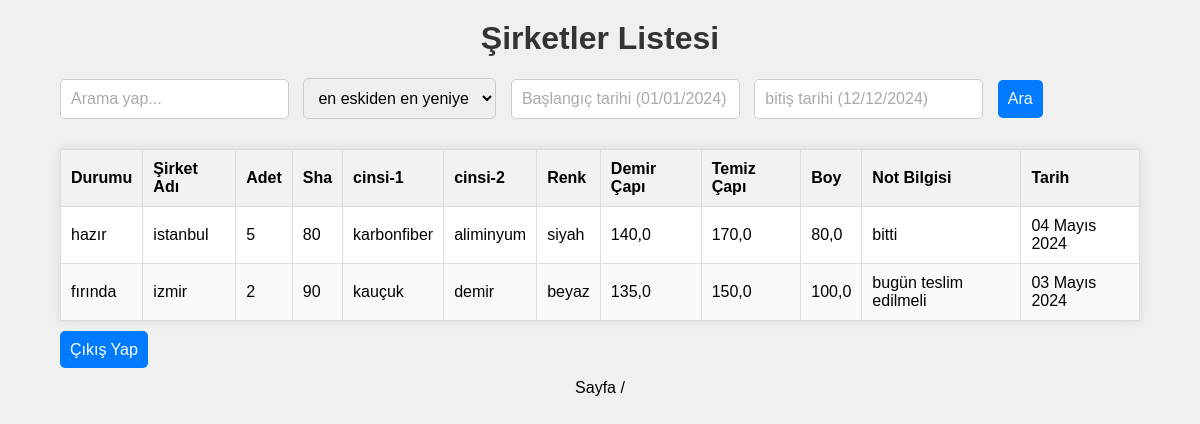
The app's page /search/ with its own data.
### patronlar/models.py (models this page shows, shortened)
class Firmalar(models.Model):
    firma_adi = models.CharField(max_length=100)
    telefon=models.FloatField()
    Adet = models.PositiveIntegerField()
    sha = models.PositiveIntegerField()
    cinsi_1 = models.CharField(max_length=100)
    cinsi_2 = models.CharField(max_length=100)
    renk = models.CharField(max_length=50)
    demir_capi = models.FloatField()
    temiz_capi = models.FloatField()
    boy = models.FloatField()
    kilo = models.FloatField()
    kilo_fiyati = models.DecimalField(max_digits=10, decimal_places=2)
    tutar = models.DecimalField(max_digits=10, decimal_places=2)
    durumu=models.TextField()
    not_bilgisi=models.TextField()
    muhasebe_not_bilgisi=models.TextField()
    tarih = models.DateField(auto_now_add=False)

### patronlar/views.py (the view, shortened to what this page needs)
# urls.py: path('search/', search, name='search'),
def search(request):
    query = request.GET.get('q')
    order_by = request.GET.get('order_by', '-tarih')
    start_date = request.GET.get('start_date')
    end_date = request.GET.get('end_date')
    firmalar = Firmalar.objects.all()
    firmalar = firmalar.order_by(order_by)
    return render(request, 'home.html', {'firmalar': firmalar})

### patronlar/templates/home.html (shortened to what this page needs)
<!DOCTYPE html>
<html lang="en">
<head>
</head>
<body>
<h1>Şirketler Listesi</h1>
<div class="ebat">
<form method="GET" action="{% url 'search' %}">
    <input type="text" name="q" placeholder="Arama yap...">
    <select name="order_by" >
        <option value="tarih">en eskiden en yeniye</option>
    </select>
    <input type="text" name="start_date" placeholder="Başlangıç tarihi (01/01/2024)">
    <input  type="text" name="end_date" placeholder="bitiş tarihi (12/12/2024)">
    <button type="submit">Ara</button>
</form>
<table>
  <thead>
    <tr>
      <th>Durumu</th>
      <th>Şirket Adı</th>
      <th>Adet</th>
      <th>Sha</th>
      <th>cinsi-1</th>
      <th>cinsi-2</th>
      <th>Renk</th>
      <th>Demir Çapı</th>
      <th>Temiz Çapı</th>
      <th>Boy</th>
      <th>Not Bilgisi</th>
      <th>Tarih</th>
    </tr>
  </thead>
  <tbody>
    {% for firma in firmalar %}
    <tr>
      <td>{{ firma.durumu }}</td>
      <td>{{ firma.firma_adi }}</td>
      <td>{{ firma.Adet }}</td>
      <td>{{ firma.sha }}</td>
      <td>{{ firma.cinsi_1 }}</td>
      <td>{{ firma.cinsi_2 }}</td>
      <td>{{ firma.renk }}</td>
      <td>{{ firma.demir_capi }}</td>
      <td>{{ firma.temiz_capi }}</td>
      <td>{{ firma.boy }}</td>
      <td class="not">{{ firma.not_bilgisi }}</td>
      <td>{{ firma.tarih }}</td>
    </tr>
    {% endfor %}
  </tbody>
</table>
<div>
  <a class="Çıkış" href="{% url 'logout' %}">Çıkış Yap</a>
</div>
</div>
<div class="pagination">
  <span  class="step-links">
    <span class="current">
      Sayfa {{ firmalar.number }} / {{ firmalar.paginator.num_pages }}
    </span>
  </span>
</div>
</body>
</html>

### patronlar/templates/home.html (style rules this page uses)
body { font-family: Arial, sans-serif; background-color: #f0f0f0; margin: 0; padding: 0; }
h1 { text-align: center; margin-top: 20px; color: #333; }
table { width: 100%; border-collapse: collapse; margin: 20px auto; background-color: #fff; box-shadow: 0 0 10px rgba(0, 0, 0, 0.1); }
th, td { border: 1px solid #ddd; padding: 10px; text-align: left; max-width: 150px; overflow-y: auto; }
th { background-color: #f2f2f2; }
tr:nth-child(even) { background-color: #f9f9f9; }
input[type="text"], select, button { padding: 10px; font-size: 16px; border: 1px solid #ccc; border-radius: 5px; margin-right: 10px; margin-bottom: 10px; }
input[type="text"]::placeholder { color: #aaa; }
option { background-color: #fff; }
button[type="submit"] { font-size: 16px; background-color: #007bff; color: #fff; border: none; border-radius: 5px; cursor: pointer; }
.Çıkış { text-decoration: none; background-color: #007bff; color:white; padding: 10px; border-radius: 5px; }
.ebat { width: 90%; margin: auto; }
.pagination { margin: 20px auto; text-align: center; }

### records on screen
Firmalar: durumu "hazır", firma_adi "istanbul", Adet "5", sha "80", cinsi_1 "karbonfiber", cinsi_2 "aliminyum", renk "siyah", demir_capi "140,0", temiz_capi "170,0", boy "80,0", not_bilgisi "bitti", tarih "04 Mayıs 2024"
Firmalar: durumu "fırında", firma_adi "izmir", Adet "2", sha "90", cinsi_1 "kauçuk", cinsi_2 "demir", renk "beyaz", demir_capi "135,0", temiz_capi "150,0", boy "100,0", not_bilgisi "bugün teslim edilmeli", tarih "03 Mayıs 2024"
